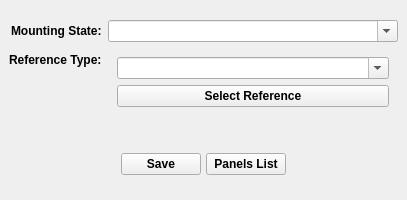
                                  <widget class="QWidget" name="page_panels">
                                    <layout class="QVBoxLayout" name="verticalLayout_25">
                                      <item>
                                        <widget class="QWidget" name="formLayout_pan" native="true">
                                          <layout class="QFormLayout" name="formLayout">
                                            <property name="labelAlignment"><set>Qt::AlignRight</set></property><item row="0" column="1">
                                              <widget class="QComboBox" name="mount_status">
                                                <property name="editable">
                                                  <bool>true</bool>
                                                </property>
                                              </widget>
                                            </item>
                                            <item row="1" column="0">
                                              <widget class="QLabel" name="label_31">
                                                <property name="font">
                                                  <font>
                                                    <weight>75</weight>
                                                    <bold>true</bold>
                                                  </font>
                                                </property>
                                                <property name="text">
                                                  <string>Reference Type:</string>
                                                </property>
                                              </widget>
                                            </item>
                                            <item row="1" column="1">
                                              <widget class="QFrame" name="frame_14">
                                                <property name="minimumSize">
                                                  <size>
                                                    <width>290</width>
                                                    <height>80</height>
                                                  </size>
                                                </property>
                                                <property name="frameShape">
                                                  <enum>QFrame::NoFrame</enum>
                                                </property>
                                                <property name="frameShadow">
                                                  <enum>QFrame::Raised</enum>
                                                </property>
                                                <layout class="QVBoxLayout" name="verticalLayout_17">
                                                  <item>
                                                    <widget class="QComboBox" name="panel_ref">
                                                      <property name="editable">
                                                        <bool>true</bool>
                                                      </property>
                                                    </widget>
                                                  </item>
                                                  <item>
                                                    <widget class="QPushButton" name="select_panel_ref">
                                                      <property name="font">
                                                        <font>
                                                          <weight>75</weight>
                                                          <bold>true</bold>
                                                        </font>
                                                      </property>
                                                      <property name="text">
                                                        <string>Select Reference</string>
                                                      </property>
                                                      <property name="icon">
                                                        <iconset>
                                                          <normaloff>../icons/icons8-select-50.png</normaloff>../icons/icons8-select-50.png</iconset>
                                                      </property>
                                                    </widget>
                                                  </item>
                                                  <item>
                                                    <widget class="QFrame" name="frame_15">
                                                      <property name="frameShape">
                                                        <enum>QFrame::NoFrame</enum>
                                                      </property>
                                                      <property name="frameShadow">
                                                        <enum>QFrame::Raised</enum>
                                                      </property>
                                                      <layout class="QVBoxLayout" name="verticalLayout_18">
                                                        <property name="leftMargin">
                                                          <number>0</number>
                                                        </property>
                                                        <property name="topMargin">
                                                          <number>0</number>
                                                        </property>
                                                        <property name="rightMargin">
                                                          <number>0</number>
                                                        </property>
                                                        <property name="bottomMargin">
                                                          <number>0</number>
                                                        </property>
                                                        <item>
                                                          <widget class="QLabel" name="ref_name2">
                                                            <property name="minimumSize">
                                                              <size>
                                                                <width>0</width>
                                                                <height>25</height>
                                                              </size>
                                                            </property>
                                                            <property name="font">
                                                              <font>
                                                                <weight>75</weight>
                                                                <bold>true</bold>
                                                              </font>
                                                            </property>
                                                            <property name="frameShape">
                                                              <enum>QFrame::NoFrame</enum>
                                                            </property>
                                                            <property name="text">
                                                              <string />
                                                            </property>
                                                            <property name="wordWrap">
                                                              <bool>true</bool>
                                                            </property>
                                                          </widget>
                                                        </item>
                                                      </layout>
                                                    </widget>
                                                  </item>
                                                </layout>
                                              </widget>
                                            </item>
                                            <item row="2" column="0" colspan="2">
                                              <layout class="QHBoxLayout" name="horizontalLayout_17">
                                                <property name="spacing">
                                                  <number>5</number>
                                                </property>
                                                <property name="bottomMargin">
                                                  <number>5</number>
                                                </property>
                                                <item><spacer><property name="orientation"><enum>Qt::Horizontal</enum></property><property name="sizeHint" stdset="0"><size><width>40</width><height>20</height></size></property></spacer></item><item>
                                                  <widget class="QPushButton" name="submit_pan">
                                                    <property name="font">
                                                      <font>
                                                        <weight>75</weight>
                                                        <bold>true</bold>
                                                      </font>
                                                    </property>
                                                    <property name="toolTip">
                                                      <string>Save information and geometry in the database</string>
                                                    </property>
                                                    <property name="text">
                                                      <string>Save</string>
                                                    </property>
                                                    <property name="icon">
                                                      <iconset>
                                                        <normaloff>../icons/icons8-save-50.png</normaloff>../icons/icons8-save-50.png</iconset>
                                                    </property>
                                                  </widget>
                                                </item>
                                                <item>
                                                  <widget class="QPushButton" name="list_panels">
                                                    <property name="font">
                                                      <font>
                                                        <weight>75</weight>
                                                        <bold>true</bold>
                                                      </font>
                                                    </property>
                                                    <property name="toolTip">
                                                      <string>Save information and geometry in the database</string>
                                                    </property>
                                                    <property name="text">
                                                      <string>Panels List</string>
                                                    </property>
                                                    <property name="icon">
                                                      <iconset>
                                                        <normaloff>../icons/icons8-list-50.png</normaloff>../icons/icons8-list-50.png</iconset>
                                                    </property>
                                                  </widget>
                                                </item>
                                              <item><spacer name="hs_horizontalLayout_17_right"><property name="orientation"><enum>Qt::Horizontal</enum></property><property name="sizeHint" stdset="0"><size><width>40</width><height>20</height></size></property></spacer></item></layout>
                                            </item>
                                            <item row="0" column="0">
                                              <widget class="QLabel" name="label_30">
                                                <property name="font">
                                                  <font>
                                                    <weight>75</weight>
                                                    <bold>true</bold>
                                                  </font>
                                                </property>
                                                <property name="text">
                                                  <string>Mounting State:</string>
                                                </property>
                                              </widget>
                                            </item>
                                          </layout>
                                        </widget>
                                      </item>
                                    <property name="leftMargin"><number>0</number></property><property name="rightMargin"><number>0</number></property></layout>
                                  </widget>
